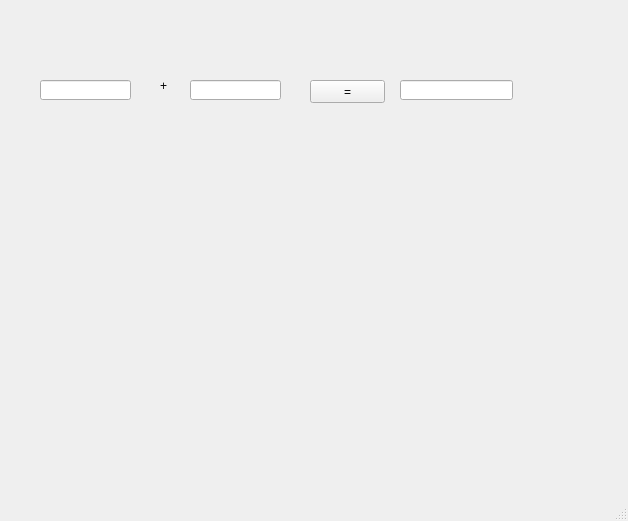
<?xml version="1.0" encoding="UTF-8"?>
<ui version="4.0">
 <class>MainWindow</class>
 <widget class="QMainWindow" name="MainWindow">
  <property name="geometry">
   <rect>
    <x>0</x>
    <y>0</y>
    <width>628</width>
    <height>521</height>
   </rect>
  </property>
  <property name="windowTitle">
   <string>MainWindow</string>
  </property>
  <widget class="QWidget" name="centralwidget">
   <widget class="QLabel" name="lbl">
    <property name="geometry">
     <rect>
      <x>160</x>
      <y>80</y>
      <width>56</width>
      <height>12</height>
     </rect>
    </property>
    <property name="text">
     <string>+</string>
    </property>
   </widget>
   <widget class="QLineEdit" name="le1">
    <property name="geometry">
     <rect>
      <x>40</x>
      <y>80</y>
      <width>91</width>
      <height>20</height>
     </rect>
    </property>
   </widget>
   <widget class="QLineEdit" name="le2">
    <property name="geometry">
     <rect>
      <x>190</x>
      <y>80</y>
      <width>91</width>
      <height>20</height>
     </rect>
    </property>
   </widget>
   <widget class="QLineEdit" name="le3">
    <property name="geometry">
     <rect>
      <x>400</x>
      <y>80</y>
      <width>113</width>
      <height>20</height>
     </rect>
    </property>
   </widget>
   <widget class="QPushButton" name="pb">
    <property name="geometry">
     <rect>
      <x>310</x>
      <y>80</y>
      <width>75</width>
      <height>23</height>
     </rect>
    </property>
    <property name="text">
     <string>=</string>
    </property>
   </widget>
  </widget>
  <widget class="QMenuBar" name="menubar">
   <property name="geometry">
    <rect>
     <x>0</x>
     <y>0</y>
     <width>628</width>
     <height>21</height>
    </rect>
   </property>
  </widget>
  <widget class="QStatusBar" name="statusbar"/>
 </widget>
 <resources/>
 <connections/>
</ui>
